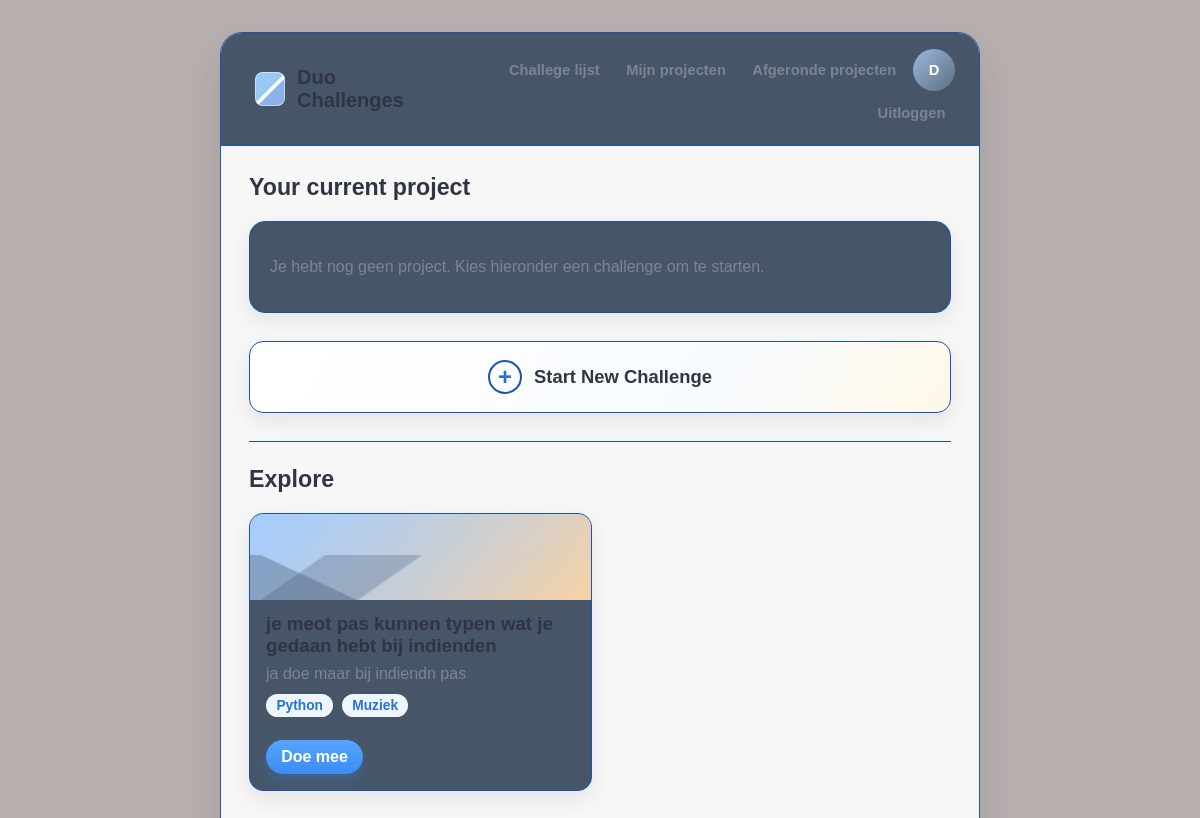
/challenges/ (signed in), run on the app's committed database.
### challenges/models.py (models this page shows, shortened)
class Challenge(models.Model):
    titel = models.CharField(max_length=200)
    omschrijving = models.TextField()
    discipline_een = models.ForeignKey(
        Discipline,
        on_delete=models.CASCADE,
        related_name='challenges_een'
    )
    discipline_twee = models.ForeignKey(
        Discipline,
        on_delete=models.CASCADE,
        related_name='challenges_twee'
    )
    aangemaakt_door = models.ForeignKey(
        User,
        on_delete=models.SET_NULL,
        null=True
    )
    aangemaakt_op = models.DateTimeField(auto_now_add=True)

class Discipline(models.Model):
    naam = models.CharField(max_length=100)
    def __str__(self):
        return self.naam

### challenges/views.py (the view)
# urls.py: path('challenges/', views.challenges_lijst, name='challenges_lijst'),
@login_required(login_url='login')
def challenges_lijst(request):
    verborgen_challenge_ids = Project.objects.filter(
        Q(deelnemer=request.user) | Q(partner=request.user),
        status__in=['goedgekeurd', 'afgekeurd']
    ).values_list('challenge_id', flat=True)
    challenges = Challenge.objects.exclude(id__in=verborgen_challenge_ids)
    projecten = Project.objects.filter(deelnemer=request.user)
    uitgenodigde_projecten = Project.objects.filter(
        uitgenodigde_partner=request.user
    )
    huidig_project = Project.objects.filter(
        Q(deelnemer=request.user) | Q(partner=request.user)
).exclude(status__in=['goedgekeurd', 'afgekeurd']).first()
    for challenge in challenges:
        challenge.user_project = projecten.filter(challenge=challenge).first()
        challenge.uitnodiging = uitgenodigde_projecten.filter(challenge=challenge).first()
    return render(request, 'challenges_lijst.html', {
        'challenges': challenges,
        'projecten': projecten,
        'uitgenodigde_projecten': uitgenodigde_projecten,
        'huidig_project': huidig_project,
    })

### challenges/templates/challenges_lijst.html (shortened to what this page needs)
{% extends 'base.html' %}
{% block content %}
{% with current_project=huidig_project %}
    <section class="dashboard-section">
        <h2>Your current project</h2>
        {% if current_project %}
            <div class="current-project-card status-{{ current_project.status }}">
                <div class="current-project-body">
                    {% if current_project.afbeelding %}
                        <img class="project-thumb-image" src="{{ current_project.afbeelding.url }}" alt="Afbeelding van {{ current_project.challenge.titel }}">
                    {% else %}
                        <div class="project-thumb-empty"></div>
                    {% endif %}
                    <div>
                        <h3 class="section-title">{{ current_project.challenge.titel }}</h3>
                        <p class="line text-muted">
                            Partner:
                            {% if current_project.partner %}
                                {{ current_project.partner.username }}
                            {% else %}
                                Nog geen partner
                            {% endif %}
                        </p>
                        <div class="progress-row">
                            <div class="progress-track">
                                <span class="progress-bar progress-{{ current_project.status }}"></span>
                            </div>
                            <strong>
                                {% if current_project.status == 'goedgekeurd' %}
                                    100%
                                {% elif current_project.status == 'ingediend' %}
                                    80%
                                {% elif current_project.status == 'afgekeurd' %}
                                    35%
                                {% else %}
                                    60%
                                {% endif %}
                            </strong>
                        </div>
                    </div>
                </div>
                <div class="current-project-actions">
                    <a class="button button-wide" href="{% url 'mijn_projecten' %}">Open Project</a>
                </div>
            </div>
        {% else %}
            <div class="card">
                <p class="text-muted">Je hebt nog geen project. Kies hieronder een challenge om te starten.</p>
            </div>
        {% endif %}
    </section>
{% endwith %}
<a class="start-card" href="#explore">
    <span class="plus-icon">+</span>
    <span>Start New Challenge</span>
</a>
<section id="explore" class="dashboard-section dashboard-divider">
    <h2>Explore</h2>
    <div class="challenge-grid">
        {% for challenge in challenges %}
            <article class="challenge-card">
                <div class="thumb" aria-hidden="true"></div>
                <div class="challenge-card-body">
                    <h3 class="section-title">{{ challenge.titel }}</h3>
                    <p class="line text-muted">{{ challenge.omschrijving|truncatechars:70 }}</p>
                    <p class="line-large">
                        <span class="badge">{{ challenge.discipline_een }}</span>
                        <span class="badge">{{ challenge.discipline_twee }}</span>
                    </p>
                    {% if challenge.user_project %}
                        <p class="text-success">Jij doet al mee</p>
                        <a class="button button-small" href="{% url 'mijn_projecten' %}">Open Project</a>
                    {% else %}
                        <a class="button button-small button-spaced" href="{% url 'project_aanmaken' challenge.id %}">
                            Doe mee
                        </a>
                    {% endif %}
                </div>
            </article>
        {% empty %}
            <p>Er zijn nog geen challenges.</p>
        {% endfor %}
    </div>
</section>
{% endblock %}

### challenges/templates/base.html (shortened to what this page needs)
<!DOCTYPE html>
<html lang="nl">
<head>
    {% load static %}
    <link rel="stylesheet" href="{% static 'challenges/css/style.css' %}">
</head>
<body>
    <div class="app-shell">
        <nav>
            <a class="brand" href="{% url 'afgeronde_projecten' %}">
                <span class="logo-mark"></span>
                <span>Duo Challenges</span>
            </a>
            {% if user.is_authenticated %}
                <div class="nav-links">
                    <a href="{% url 'challenges_lijst' %}">Challege lijst</a>
                    <a href="{% url 'mijn_projecten' %}">Mijn projecten</a>
                    <a href="{% url 'afgeronde_projecten' %}">Afgeronde projecten</a>
                    <a class="user-avatar" href="{% url 'profiel' %}">{{ user.username|first|upper }}</a>
                    <a href="{% url 'logout' %}">Uitloggen</a>
                </div>
            {% endif %}
        </nav>
        <div class="container">
            {% block content %}{% endblock %}
        </div>
    </div>
</body>
</html>

### challenges/static/challenges/css/style.css (style rules this page uses)
:root { --bg: #f4f6fb; --panel: #475569; --text: #2f3542; --muted: #7c8491; --line: #1b53b4; --blue: #3b8df2; --blue-dark: #2872d5; --aqua: #62cbd6; --green: #5a9e5a; --red: #d9534f; --orange: #f1a33c; --soft-blue: #edf6ff; --soft-yellow: #fff7dc; --shadow: 0 18px 40px rgba(31, 45, 61, 0.12); --small-shadow: 0 8px 20px rgba(31, 45, 61, 0.09); }
* { box-sizing: border-box; }
body { font-family: Arial, sans-serif; margin: 0; color: var(--text); background: rgb(184, 175, 175); }
a { color: var(--blue-dark); text-decoration: none; }
.app-shell { width: min(760px, calc(100% - 2rem)); margin: 2rem auto; background: rgba(255, 255, 255, 0.9); border: 1px solid var(--line); border-radius: 22px; box-shadow: var(--shadow); overflow: hidden; }
nav { min-height: 76px; padding: 1rem 1.5rem; background: var(--panel); border-bottom: 1px solid var(--line); display: flex; align-items: center; justify-content: space-between; gap: 1rem; }
.brand { display: flex; align-items: center; gap: 0.75rem; color: var(--text); font-size: 1.25rem; font-weight: 700; }
.logo-mark { width: 34px; height: 34px; border-radius: 8px; background: linear-gradient(135deg, #98c8f4 0 48%, #ffffff 49% 56%, #8ab2e8 57%); box-shadow: inset 0 0 0 1px rgba(255, 255, 255, 0.5); }
.nav-links { display: flex; align-items: center; justify-content: flex-end; gap: 0.45rem; flex-wrap: wrap; }
nav a { color: var(--muted); padding: 0.45rem 0.6rem; border-radius: 999px; font-size: 0.92rem; font-weight: 600; }
.user-avatar { width: 42px; height: 42px; display: inline-flex; align-items: center; justify-content: center; padding: 0; color: white; background: linear-gradient(135deg, #9db8d8, #5c6f85); border-radius: 50%; font-weight: 700; }
.container { padding: 1.75rem; }
h2 { margin: 0 0 1.25rem 0; font-size: 1.45rem; }
h3 { margin-top: 0; }
.dashboard-section { margin-bottom: 1.75rem; }
.dashboard-divider { border-top: 1px solid var(--line); padding-top: 1.5rem; }
.current-project-card, .card, .compact-card, .accent-card, .danger-card { background: var(--panel); padding: 1.25rem; margin-bottom: 1rem; border: 1px solid var(--line); border-radius: 16px; box-shadow: var(--small-shadow); }
.challenge-grid, .portfolio-grid { display: grid; grid-template-columns: repeat(2, minmax(0, 1fr)); gap: 1rem; }
.challenge-card { display: flex; flex-direction: column; background: var(--panel); border: 1px solid var(--line); border-radius: 14px; overflow: hidden; box-shadow: var(--small-shadow); }
.challenge-card-body { padding: 0.85rem 1rem 1rem; }
.thumb, .portfolio-thumb { min-height: 86px; background: linear-gradient(145deg, rgba(255, 255, 255, 0.3), rgba(255, 255, 255, 0)), linear-gradient(135deg, #7db8ff, #f9d2a4); position: relative; overflow: hidden; }
.thumb::before, .portfolio-thumb::before { content: ""; position: absolute; inset: auto 0 0 0; height: 52%; background: linear-gradient(145deg, transparent 0 18%, rgba(62, 85, 115, 0.28) 19% 42%, transparent 43%), linear-gradient(25deg, rgba(55, 73, 98, 0.32) 0 24%, transparent 25%); }
.start-card { display: flex; align-items: center; justify-content: center; gap: 0.75rem; min-height: 72px; margin-bottom: 1.75rem; color: var(--text); background: linear-gradient(120deg, #ffffff, #f7fbff 65%, #fff8e8); border: 1px solid var(--line); border-radius: 14px; box-shadow: var(--small-shadow); font-size: 1.15rem; font-weight: 700; }
.plus-icon { width: 34px; height: 34px; display: inline-flex; align-items: center; justify-content: center; border: 2px solid var(--line); border-radius: 50%; color: var(--blue-dark); font-size: 1.5rem; line-height: 1; }
.button { display: inline-flex; align-items: center; justify-content: center; min-height: 42px; background: linear-gradient(180deg, #55a4ff, var(--blue)); color: white; border: none; padding: 0.55rem 1.35rem; border-radius: 999px; cursor: pointer; font-weight: 700; box-shadow: 0 8px 16px rgba(59, 141, 242, 0.24); }
.button-spaced { margin-top: 0.8rem; }
.button-small { min-height: 34px; padding: 0.35rem 0.95rem; }
.section-title { margin: 0 0 0.5rem 0; }
.text-muted, .muted { color: var(--muted); }
.line { margin: 0.3rem 0; }
.line-large { margin: 0.5rem 0; }
.discipline-badge, .badge { background: var(--soft-blue); color: var(--blue-dark); padding: 0.25rem 0.65rem; border-radius: 999px; display: inline-block; margin: 0.15rem 0.25rem 0.15rem 0; font-size: 0.86rem; font-weight: 700; }

### data on the page
Challenge: titel "je meot pas kunnen typen wat je gedaan hebt bij indienden", omschrijving "ja doe maar bij indiendn pas", discipline_een "Python", discipline_twee "Muziek", shows "Doe mee"

### other printed values
{{ user.username|first|upper }} "D"
